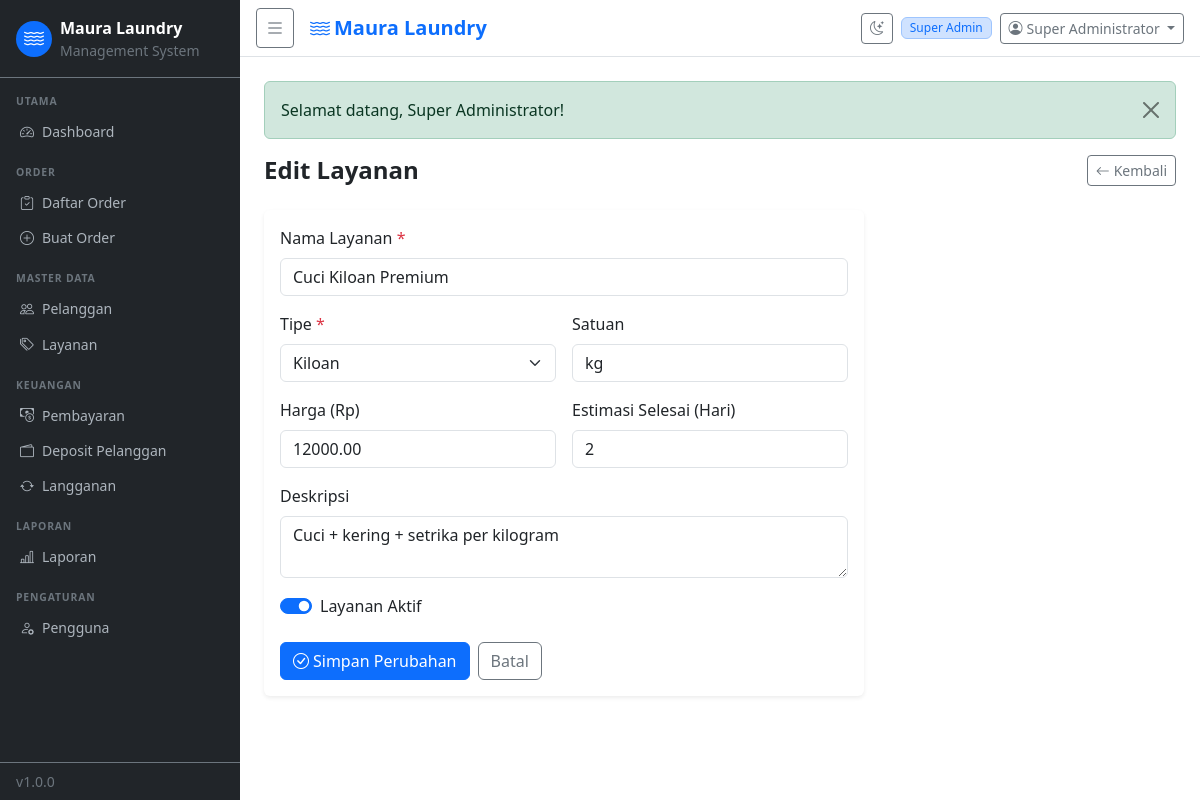
The page /pages/services/edit.php?id=2 (signed in) on the database its author committed.
### tables this page shows
CREATE TABLE `users` (
  `id` int(11) NOT NULL AUTO_INCREMENT,
  `role_id` int(11) NOT NULL,
  `name` varchar(100) NOT NULL,
  `username` varchar(50) NOT NULL,
  `email` varchar(150) NOT NULL,
  `phone` varchar(20) DEFAULT NULL,
  `password` varchar(255) NOT NULL,
  `email_verified` tinyint(1) NOT NULL DEFAULT 0,
  `email_token` varchar(100) DEFAULT NULL,
  `reset_token` varchar(100) DEFAULT NULL,
  `reset_expires` datetime DEFAULT NULL,
  `is_active` tinyint(1) NOT NULL DEFAULT 1,
  `created_at` datetime DEFAULT CURRENT_TIMESTAMP,
  PRIMARY KEY (`id`),
  UNIQUE KEY `username` (`username`),
  UNIQUE KEY `email` (`email`),
  KEY `role_id` (`role_id`),
  CONSTRAINT `u_role` FOREIGN KEY (`role_id`) REFERENCES `roles` (`id`)
);

CREATE TABLE `roles` (
  `id` int(11) NOT NULL AUTO_INCREMENT,
  `name` varchar(50) NOT NULL,
  `description` varchar(255) DEFAULT NULL,
  `created_at` datetime DEFAULT CURRENT_TIMESTAMP,
  PRIMARY KEY (`id`),
  UNIQUE KEY `name` (`name`)
);

CREATE TABLE `services` (
  `id` int(11) NOT NULL AUTO_INCREMENT,
  `name` varchar(100) NOT NULL,
  `type` enum('kiloan','satuan','express') NOT NULL,
  `price` decimal(10,2) NOT NULL,
  `unit` varchar(20) NOT NULL DEFAULT 'kg',
  `duration_days` int(11) NOT NULL DEFAULT 3,
  `description` text DEFAULT NULL,
  `is_active` tinyint(1) NOT NULL DEFAULT 1,
  `created_at` datetime DEFAULT CURRENT_TIMESTAMP,
  PRIMARY KEY (`id`)
);

### includes/auth.php (called while the page is built, shortened)
<?php
function is_logged_in(): bool {
    return !empty($_SESSION['user_id']);
}
function current_user(): ?array {
    static $user = null;
    if ($user === null) {
        $db   = db();
        $stmt = $db->prepare(
            "SELECT u.*, r.name AS role_name FROM users u
             JOIN roles r ON r.id = u.role_id
             WHERE u.id = ? AND u.is_active = 1"
        );
        $stmt->bind_param('i', $_SESSION['user_id']);
        $stmt->execute();
        $user = $stmt->get_result()->fetch_assoc();
    }
    return $user;
}
function user_permissions(): array {
    static $perms = null;
    if ($perms !== null) return $perms;
    $user = current_user();
    $db   = db();
    $stmt = $db->prepare(
        "SELECT p.name FROM permissions p
         JOIN role_permissions rp ON rp.permission_id = p.id
         WHERE rp.role_id = ?"
    );
    $stmt->bind_param('i', $user['role_id']);
    $stmt->execute();
    $result = $stmt->get_result();
    $perms  = [];
    while ($row = $result->fetch_assoc()) {
        $perms[] = $row['name'];
    }
    return $perms;
}
function can(string $permission): bool {
    return in_array($permission, user_permissions(), true);
}
function require_permission(string $permission): void {
    if (!can($permission)) {
        flash('error', 'Anda tidak memiliki akses ke halaman ini.');
        redirect(APP_URL . '/pages/dashboard.php');
    }
}

### includes/functions.php (called while the page is built, shortened)
<?php
function get_flash(): ?array {
    $f = $_SESSION['flash'] ?? null;
    return $f;
}
function h(string $s): string {
    return htmlspecialchars($s, ENT_QUOTES, 'UTF-8');
}

### pages/services/edit.php (the view, shortened to what this page needs)
<?php
require_once __DIR__ . '/../../../includes/functions.php';
require_once __DIR__ . '/../../../includes/auth.php';
require_permission('services.edit');
$db = db(); $id = (int)($_GET['id'] ?? 0); $errors = [];
$stmt = $db->prepare("SELECT * FROM services WHERE id = ?");
$stmt->bind_param('i', $id); $stmt->execute();
$svc = $stmt->get_result()->fetch_assoc(); $stmt->close();
require_once __DIR__ . '/../../includes/header.php';
?>
<div class="d-flex justify-content-between align-items-center mb-4">
  <h4 class="fw-bold mb-0">Edit Layanan</h4>
  <a href="<?= APP_URL ?>/pages/services/index.php" class="btn btn-outline-secondary btn-sm"><i class="bi bi-arrow-left me-1"></i>Kembali</a>
</div>
<div class="card border-0 shadow-sm" style="max-width:600px">
  <div class="card-body">
    <form method="POST" novalidate>
      <div class="mb-3">
        <label class="form-label">Nama Layanan <span class="text-danger">*</span></label>
        <input type="text" name="name" class="form-control" value="<?= h($svc['name']) ?>" required autofocus>
      </div>
      <div class="row g-3 mb-3">
        <div class="col-md-6">
          <label class="form-label">Tipe <span class="text-danger">*</span></label>
          <select name="type" class="form-select" required>
            <?php foreach (['kiloan','satuan','express'] as $t): ?>
              <option value="<?= $t ?>" <?= $svc['type']===$t?'selected':'' ?>><?= ucfirst($t) ?></option>
            <?php endforeach; ?>
          </select>
        </div>
        <div class="col-md-6">
          <label class="form-label">Satuan</label>
          <input type="text" name="unit" class="form-control" value="<?= h($svc['unit']) ?>">
        </div>
      </div>
      <div class="row g-3 mb-3">
        <div class="col-md-6">
          <label class="form-label">Harga (Rp)</label>
          <input type="number" name="price" class="form-control" min="0" step="500" value="<?= h($svc['price']) ?>">
        </div>
        <div class="col-md-6">
          <label class="form-label">Estimasi Selesai (Hari)</label>
          <input type="number" name="duration_days" class="form-control" min="1" value="<?= h($svc['duration_days']) ?>">
        </div>
      </div>
      <div class="mb-3">
        <label class="form-label">Deskripsi</label>
        <textarea name="description" class="form-control" rows="2"><?= h($svc['description'] ?? '') ?></textarea>
      </div>
      <div class="mb-4">
        <div class="form-check form-switch">
          <input class="form-check-input" type="checkbox" name="is_active" id="isActive" <?= $svc['is_active'] ? 'checked' : '' ?>>
          <label class="form-check-label" for="isActive">Layanan Aktif</label>
        </div>
      </div>
      <div class="d-flex gap-2">
        <button type="submit" class="btn btn-primary"><i class="bi bi-check-circle me-1"></i>Simpan Perubahan</button>
        <a href="<?= APP_URL ?>/pages/services/index.php" class="btn btn-outline-secondary">Batal</a>
      </div>
    </form>
  </div>
</div>
<?php require_once __DIR__ . '/../../includes/footer.php'; ?>

### includes/header.php (shortened to what this page needs)
<?php
$user  = current_user();
$flash = get_flash();
?>
<!DOCTYPE html>
<html lang="id">
<head>
  <link rel="stylesheet" href="https://cdn.jsdelivr.net/npm/bootstrap@5.3.8/dist/css/bootstrap.min.css">
  <link rel="stylesheet" href="https://cdn.jsdelivr.net/npm/bootstrap-icons@1.13.2/font/bootstrap-icons.min.css">
  <link rel="stylesheet" href="<?= APP_URL ?>/assets/css/style.css">
</head>
<body>
<div class="wrapper d-flex">
  <?php require_once __DIR__ . '/sidebar.php'; ?>
  <div class="main-content flex-grow-1">
    <nav class="navbar navbar-expand-lg navbar-light bg-white border-bottom px-3 py-2">
      <button class="btn btn-sm btn-outline-secondary me-3" id="sidebarToggle">
        <i class="bi bi-list fs-5"></i>
      </button>
      <span class="navbar-brand mb-0 fw-semibold text-primary">
        <i class="bi bi-water me-1"></i><?= APP_NAME ?>
      </span>
      <div class="ms-auto d-flex align-items-center gap-2">
        <button class="btn btn-sm btn-outline-secondary" id="darkToggle" title="Toggle tema">
          <i class="bi bi-moon-stars"></i>
        </button>
        <span class="badge bg-primary-subtle text-primary border border-primary-subtle">
          <?= h($user['role_name'] ?? '') ?>
        </span>
        <div class="dropdown">
          <button class="btn btn-sm btn-outline-secondary dropdown-toggle" data-bs-toggle="dropdown">
            <i class="bi bi-person-circle me-1"></i><?= h($user['name'] ?? '') ?>
          </button>
        </div>
      </div>
    </nav>
    <div class="p-4">
      <?php if ($flash): ?>
        <div class="alert alert-<?= $flash['type'] === 'error' ? 'danger' : h($flash['type']) ?> alert-dismissible fade show" role="alert">
          <?= h($flash['message']) ?>
          <button type="button" class="btn-close" data-bs-dismiss="alert"></button>
        </div>
      <?php endif; ?>

### assets/css/style.css (style rules this page uses)
:root { --sidebar-width: 240px; --sidebar-collapsed: 60px; --primary: #0d6efd; --page-bg: #f8f9fa; --card-bg: #ffffff; --text-primary: #212529; --border-color: #dee2e6; }
.wrapper { min-height: 100vh; }
.main-content { min-width: 0; }
.badge { font-size: .75em; font-weight: 500; }

### rows shown on the page
users: role.name "Super Admin", name "Super Administrator"
services: name "Cuci Kiloan Premium", type "Kiloan", unit "kg", price "12000.00", duration_days "2", description "Cuci + kering + setrika per kilogram", is_active "☑"

### other values the page prints
$label "Dashboard Daftar Order Buat Order Pelanggan Layanan Pembayaran Deposit Pelanggan Langganan Laporan Pengguna"
APP_VERSION "1.0.0"
APP_NAME "Maura Laundry"
$flash['message'] "Selamat datang, Super Administrator!"
